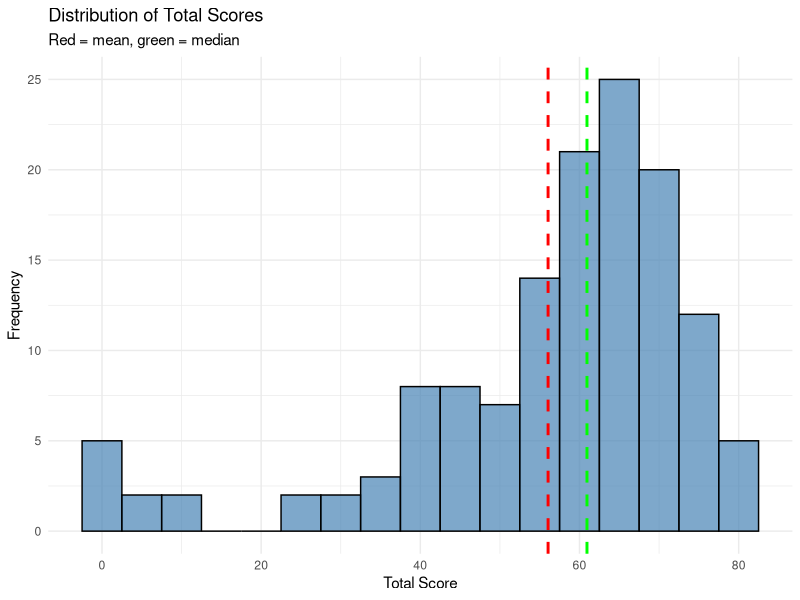
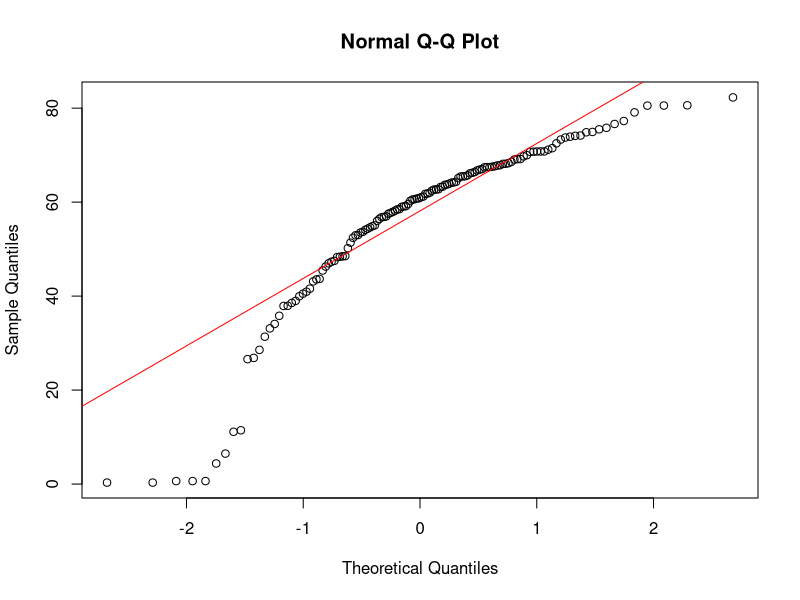

The R script that drew these images, in order:
## ---- chunk 1
knitr::opts_chunk$set(echo = TRUE, message = FALSE, warning = FALSE)
library(ggplot2)
set.seed(42)
## ---- chunk 2
col_names <- c("id", paste0("att_", 1:20), "att_total", "att_marks", "att_pct",
               "gender", "cgpa_range", "att_score", paste0("q", 1:6), "quiz",
               "a1", "a2", "assignments", "mid_sem", "ca", "python_lab", "r_lab",
               "exam_raw", "exam_30", "main_exam", "total_score", "grade",
               "pass_fail")

results <- read.csv("COSC_423_Results.csv", skip = 3, header = FALSE,
                    col.names = col_names, stringsAsFactors = FALSE)
results <- results[grepl("^CSA", results$id), ]
results$pass_fail <- factor(results$pass_fail)
results$gender <- factor(results$gender)

head(results[, c("id", "gender", "cgpa_range", "ca", "main_exam",
                 "total_score", "grade", "pass_fail")])
dim(results)
str(results[, c("id", "gender", "ca", "main_exam", "total_score", "grade")])
## ---- chunk 3
sum(is.na(results$total_score))
## ---- chunk 4
scores <- results$total_score

mean_score   <- mean(scores, na.rm = TRUE)
median_score <- median(scores, na.rm = TRUE)
mode_score   <- as.numeric(names(sort(table(scores), decreasing = TRUE)[1]))

var_score   <- var(scores, na.rm = TRUE)
sd_score    <- sd(scores, na.rm = TRUE)
range_score <- max(scores, na.rm = TRUE) - min(scores, na.rm = TRUE)
iq_range    <- IQR(scores, na.rm = TRUE)

summary_stats <- data.frame(
  Statistic = c("Mean", "Median", "Mode", "Variance", "Std Dev", "Range", "IQR"),
  Value = round(c(mean_score, median_score, mode_score, var_score, sd_score,
                  range_score, iq_range), 2)
)
summary_stats
## ---- chunk 5
aggregate(total_score ~ pass_fail, data = results,
          FUN = function(x) c(n = length(x), mean = round(mean(x), 1),
                              sd = round(sd(x), 1)))
aggregate(total_score ~ gender, data = results,
          FUN = function(x) c(n = length(x), mean = round(mean(x), 1),
                              sd = round(sd(x), 1)))
## ---- chunk 6
ggplot(results, aes(x = total_score)) +
  geom_histogram(binwidth = 5, fill = "steelblue", color = "black", alpha = 0.7) +
  geom_vline(xintercept = mean_score, color = "red", linetype = "dashed",
             linewidth = 1) +
  geom_vline(xintercept = median_score, color = "green", linetype = "dashed",
             linewidth = 1) +
  labs(title = "Distribution of Total Scores",
       subtitle = "Red = mean, green = median",
       x = "Total Score", y = "Frequency") +
  theme_minimal()
## ---- chunk 7
qqnorm(scores)
qqline(scores, col = "red")
## ---- chunk 8
shapiro_test <- shapiro.test(scores)
shapiro_test
## ---- chunk 9
t_test_result <- t.test(scores, mu = 60, alternative = "two.sided",
                        conf.level = 0.95)
t_test_result

t_statistic <- t_test_result$statistic
p_value     <- t_test_result$p.value
ci_lower    <- t_test_result$conf.int[1]
ci_upper    <- t_test_result$conf.int[2]

cat("Test Statistic (t):", round(t_statistic, 3), "\n")
cat("P-value:", signif(p_value, 4), "\n")
cat("95% Confidence Interval: [", round(ci_lower, 2), ",", round(ci_upper, 2), "]\n")
## ---- chunk 10
wilcox_result <- wilcox.test(scores, mu = 60)
wilcox_result
## ---- chunk 11
sessionInfo()
